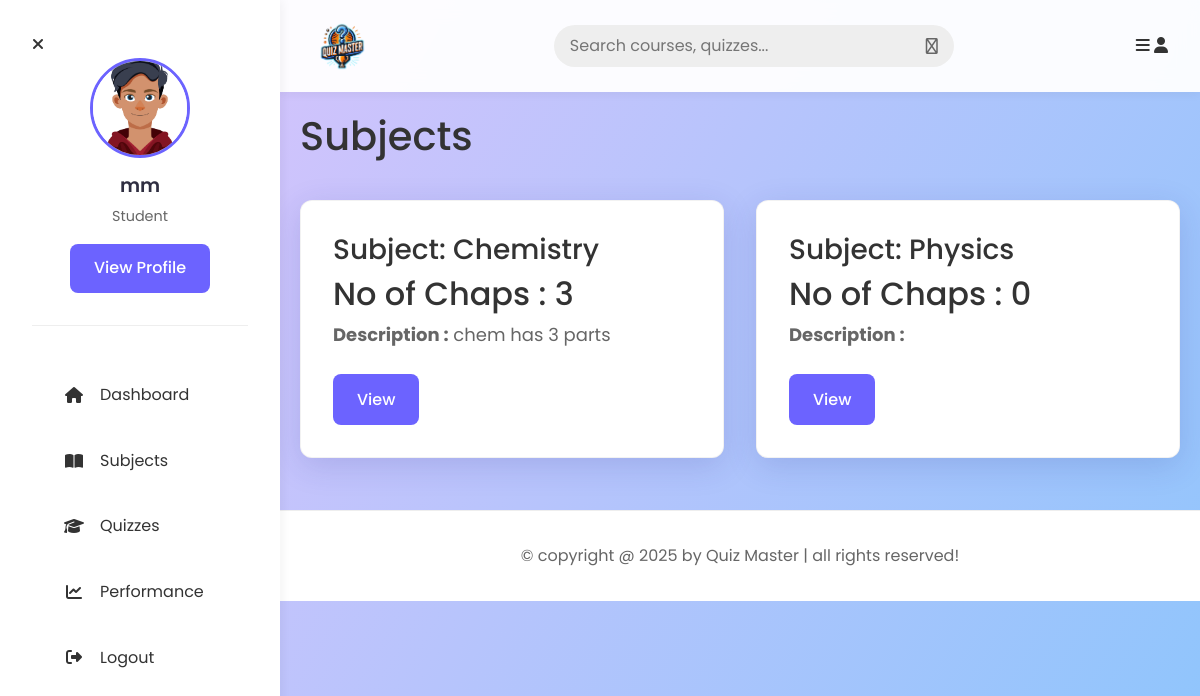
/subjects (signed in), run on the app's committed database.
### models/models.py (models this page shows)
class User_Info(db.Model, UserMixin):
    __tablename__ = "user_info"
    id = db.Column(db.Integer, primary_key=True)
    email = db.Column(db.String, unique=True, nullable=False)
    password = db.Column(db.String, nullable=False)
    full_name = db.Column(db.String, nullable=False)
    qualification = db.Column(db.Integer, nullable=False)
    role = db.Column(db.Integer, default=1)
    dob = db.Column(db.Date, nullable=False)
    user_score = db.Column(db.Integer, default=0)
    quizs = db.relationship("Quiz", cascade="all,delete", backref="user_info", lazy=True)

class Subject(db.Model):
    __tablename__ = "subject"
    id = db.Column(db.Integer, primary_key=True)
    name = db.Column(db.String, unique=True, nullable=False)
    description = db.Column(db.String, nullable=False)
    chaps = db.relationship("Chapter", cascade="all,delete", backref="subject", lazy=True)

### controllers/routes.py (the view)
@user.route("/subjects")
@login_required
def subjects():
    subs = Subject.query.all()
    return render_template('subjects.html', subs = subs)

### extensions.py (called while the page is built)
@login_manager.user_loader
def load_user(user_id):
    from models.models import User_Info
    return User_Info.query.get(int(user_id))

### templates/subjects.html
{% extends "user_layout.html" %}
{% block content %}
<section class="subjects">
<h1 class="center heading">Subjects</h1>
<div class="box-container">
{% for subject in subs %}
    <div class="box">
        <div class="subject">
            <div class="center">
                <h3 > Subject: {{subject.name}}</h3>
                <h2 class="orange_text ">No of Chaps : {{subject.chaps|length}}</h2>
            </div>
        </div>
        <div class="description">
            <p style="font-size: large;"><b class="orange_text">Description :</b> {{subject.description}}</p>
        </div>
        <a href="{{ url_for('user.detail_sub', sid = subject.id)}}"><div class="center inline-btn">View</div></a>
    </div>
    {% endfor %}
    </div>
</section>
{% endblock %}

### templates/user_layout.html (shortened to what this page needs)
<!DOCTYPE html>
<html lang="en">
<head>
   <link rel="stylesheet" href="https://cdnjs.cloudflare.com/ajax/libs/font-awesome/6.1.2/css/all.min.css">
   <link rel="stylesheet" href="https://cdn.jsdelivr.net/npm/bootstrap@4.0.0/dist/css/bootstrap.min.css">
   <link rel="stylesheet" href="{{ url_for('static', filename='main.css') }}">
</head>
<body class="light">
   <header class="header">
      <section class="flex">
         <a href="{{ url_for('user.user_dashboard') }}" class="logo">
            <img src="{{ url_for('static', filename='images/logo_qm.jpeg') }}" alt="Quiz Master Logo">
         </a>
         <form action="{{url_for('user.usr_search')}}" method="post" class="search-form">
            <input type="text" name="search_box" placeholder="Search courses, quizzes..." required maxlength="100">
            <button type="submit" class="fas fa-search"></button>
         </form>
         <div class="icons">
            <div id="menu-btn" class="fas fa-bars"></div>
            <div id="user-btn" class="fas fa-user"></div>
         </div>
      </section>
   </header>
   <div class="side-bar">
      <div id="close-btn">
         <i class="fas fa-times"></i>
      </div>
      <div class="profile">
         <img src="{{ url_for('static', filename='images/profile_pic.jpg') }}" class="image" alt="Profile">
         <h3 class="name">{{current_user.full_name or current_user.email}}</h3>
         <p class="role">Student</p>
         <a href="#" class="btn shadow-sm">View Profile</a>
      </div>
      <nav class="navbar">
         <a href="{{ url_for('user.user_dashboard') }}"><i class="fas fa-home"></i><span>Dashboard</span></a>
         <a href="{{ url_for('user.subjects') }}"><i class="fa-solid fa-book-open"></i><span>Subjects</span></a>
         <a href="{{ url_for('user.quizes') }}"><i class="fas fa-graduation-cap"></i><span>Quizzes</span></a>
         <a href="{{url_for('user.user_summary')}}"><i class="fa-solid fa-chart-line"></i><span>Performance</span></a>
         <a href="{{ url_for('general_routes.logout') }}"><i class="fa-solid fa-right-from-bracket"></i><span>Logout</span></a>
      </nav>
   </div>
   <main class="container">
      {% block content %}
      {% endblock %}
   </main>
   <footer class="footer">
      &copy; copyright @ 2025 by <span>Quiz Master</span> | all rights reserved!
   </footer>
</body>
</html>

### static/main.css (style rules this page uses)
:root { --primary-color: #6C63FF; --primary-dark: #5a52d5; --secondary-color: #2F2E41; --accent-color: #F50057; --text-color: #333333; --text-light: #666666; --bg-color: #F0F2F5; --white: #ffffff; --glass-bg: rgba(255, 255, 255, 0.85); --glass-border: rgba(255, 255, 255, 0.18); --shadow: 0 8px 32px 0 rgba(31, 38, 135, 0.15); --radius: 12px; --transition: all 0.3s ease; }
* { margin: 0; padding: 0; box-sizing: border-box; font-family: 'Poppins', sans-serif; }
body { background: var(--bg-color); background-image: linear-gradient(120deg, #e0c3fc 0%, #8ec5fc 100%); min-height: 100vh; color: var(--text-color); line-height: 1.6; }
a { text-decoration: none; color: inherit; transition: var(--transition); }
.container { max-width: 1200px; margin: 0 auto; padding: 20px; }
.header { position: sticky; top: 0; z-index: 1000; padding: 1rem 0; background: rgba(255, 255, 255, 0.95); backdrop-filter: blur(10px); box-shadow: 0 2px 10px rgba(0,0,0,0.05); }
.header .flex { display: flex; justify-content: space-between; align-items: center; max-width: 1300px; margin: 0 auto; padding: 0 2rem; }
.header .logo img { height: 60px; width: auto; object-fit: contain; }
.side-bar { position: fixed; top: 0; left: 0; width: 280px; height: 100vh; background: var(--white); padding: 2rem; z-index: 1100; box-shadow: 2px 0 10px rgba(0,0,0,0.05); transition: var(--transition); overflow-y: auto; }
.side-bar .profile { text-align: center; margin-bottom: 2rem; padding-bottom: 2rem; border-bottom: 1px solid #eee; }
.side-bar .profile .image { width: 100px; height: 100px; border-radius: 50%; object-fit: cover; margin-bottom: 1rem; border: 3px solid var(--primary-color); }
.side-bar .profile .name { font-size: 1.2rem; font-weight: 600; color: var(--secondary-color); }
.side-bar .profile .role { font-size: 0.9rem; color: var(--text-light); }
.side-bar .navbar a { display: flex; align-items: center; padding: 1rem; font-size: 1rem; color: var(--text-color); border-radius: 8px; margin-bottom: 0.5rem; }
.side-bar .navbar a i { margin-right: 1rem; width: 20px; text-align: center; }
body { padding-left: 280px; transition: var(--transition); }
.home-grid .box-container, .subjects .box-container, .grid-container { display: grid; grid-template-columns: repeat(auto-fill, minmax(300px, 1fr)); gap: 2rem; padding: 2rem 0; }
.box { background: var(--white); padding: 2rem; border-radius: var(--radius); box-shadow: var(--shadow); transition: var(--transition); border: 1px solid rgba(0,0,0,0.05); }
.box p { color: var(--text-light); margin-bottom: 1.5rem; }
.btn, .inline-btn, button[type="submit"] { display: inline-block; background: var(--primary-color); color: var(--white); padding: 0.8rem 1.5rem; border-radius: 8px; font-weight: 500; cursor: pointer; border: none; text-align: center; font-size: 1rem; transition: var(--transition); }
input[type="text"], input[type="email"], input[type="password"], input[type="date"], input[type="number"], input[type="time"], textarea, select { width: 100%; padding: 0.8rem 1rem; border: 1px solid #ddd; border-radius: 8px; font-size: 1rem; background: rgba(255, 255, 255, 0.9); transition: var(--transition); }
.search-form { display: flex; align-items: center; background: #eee; padding: 0.5rem 1rem; border-radius: 50px; width: 100%; max-width: 400px; }
.search-form input { background: transparent; border: none; box-shadow: none; padding: 0; }
.search-form button { background: transparent; color: var(--text-light); padding: 0; margin-left: 10px; box-shadow: none; }
.footer { background: var(--white); text-align: center; padding: 2rem; margin-top: auto; color: var(--text-light); border-top: 1px solid #eee; }

### data on the page
User_Info: full_name "mm"
Subject: name "Chemistry", chaps|length "3", description "chem has 3 parts"
Subject: name "Physics", chaps|length "0"
